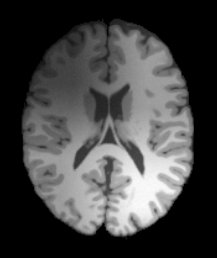
#> input picture Week3-4/Brain_MRI.png, 217 x 258 px
$ jupyter execute Check_points.ipynb
#> lines starting #> are read from the running program, lines starting #| are printed output that depends on the picture; after the words box and inside, x2 and y2 are one past the last pixel; in counts of white or black regions, pixels touching at a corner belong together
[cell 1]
import numpy as np
import pandas as pd
import matplotlib.pyplot as plt
import cv2

## Check Point 2

[cell 2]
Y = []
X = []
for i in range(1000):
    # generating a random number from 0 to 10 uniform distribution
    x = np.random.uniform(0, 10)
    # generating a random number from standard normal distribution
    err = np.random.standard_normal()
    # calculating the value of y
    y = x + err
    Y.append(y)
    X.append(x)

# plotting the data
plt.figure(figsize=(5,5))
plt.scatter(X, Y, s=1)
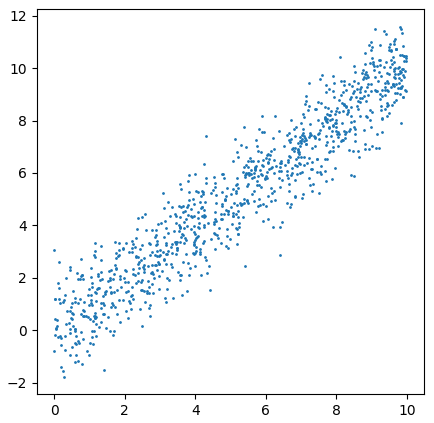
#> figure drawn by matplotlib, 1 panel

## Implementing the Algorithm -> FCM + Bias field Correction

[cell 3]
image = plt.imread('Brain_MRI.png')
#> image is the input picture: shape (258, 217, 3) float32; min 0, max 0.984, mean 0.263
# converting it ot gray scale image
image = cv2.cvtColor(image, cv2.COLOR_BGR2GRAY)
#> image: shape (258, 217) float32
# plotting the image
plt.axis('off')
plt.imshow(image, cmap='gray')

[cell 4]
K = 3 # Number of clusters
q = 4 # fuzziness parameter

[cell 5]
# not considering the background pixels for optimization
flag = image > 0
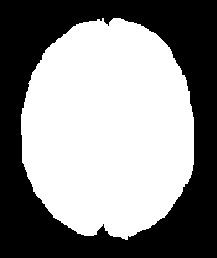
#> flag: shape (258, 217) bool; 54.2% white; 1 black region, box (x1, y1, x2, y2) and area: (0, 0, 217, 258) 25616
plt.axis('off')
plt.imshow(flag, cmap='gray')

[cell 6]
# initializing the memberships
memberships = np.random.rand(*image.shape, K)
memberships = memberships / np.sum(memberships, axis=2, keepdims=True)
memberships = memberships * flag[:,:,np.newaxis]
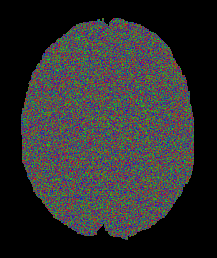
#> memberships: shape (258, 217, 3) float64; mean of channels 0, 1, 2 0.181, 0.181, 0.18; drawn as R, G, B

[cell 7]
# initializing the bias field
bias_field = np.ones_like(image)
bias_field = bias_field * flag

[cell 8]
# initializing the centroids
class_means = np.array([0.30000000, 0.65000000, 1.00000000])
class_means

[cell 9]
# weights for each pixel
size = 37
sigma = 3
x = np.linspace(-2*sigma, 2*sigma, size)
y = np.linspace(-2*sigma, 2*sigma, size)
X, Y = np.meshgrid(x, y)
weights = np.exp(-(X**2 + Y**2) / (2 * sigma**2))
weights = weights / weights.sum()
plt.axis('off')
plt.imshow(weights, cmap='gray')
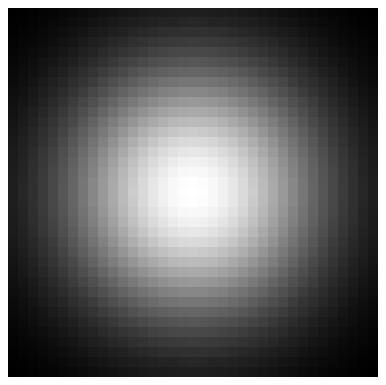
#> figure drawn by matplotlib, 1 panel

[cell 10]
# storing the coordinates of considered pixels from the image
considered = []
for i in range(image.shape[0]):
    for j in range(image.shape[1]):
        if flag[i,j]:
            considered.append((i,j))
print("Total :", image.shape[0]*image.shape[1])
#| Total : 55986
print("Considered :", len(considered))
#| Considered : 30370
